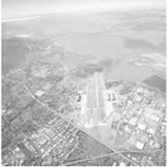
#> input picture lab3/images/img1.png, 168 x 167 px
$ python main.py
#> lines starting #> are read from the running program, lines starting #| are printed output that depends on the picture
### lab3/point_transformations.py
import cv2 as cv
import numpy as np
import matplotlib.pyplot as plt
import os
from typing import Tuple, List, Optional, Union

def check_image_exists(image_path: str) -> bool:
    """
    Checks if an image file exists at the given path.

    Parameters:
        image_path (str): The file path to verify.

    Returns:
        bool: True if the file exists, False otherwise.
    """
    return os.path.exists(image_path)

def negative_transform(image: np.ndarray) -> np.ndarray:
    """
    Applies the negative transformation to the input image.
    Formula: s = L - 1 - r (for 8-bit image, s = 255 - r)

    Parameters:
        image (np.ndarray): The input image.

    Returns:
        np.ndarray: The negative-transformed image.
    """
    return 255 - image

def log_transform(image: np.ndarray) -> np.ndarray:
    """
    Applies the logarithmic transformation to the input image.
    Formula: s = c * log(1 + r)

    Parameters:
        image (np.ndarray): The input image.

    Returns:
        np.ndarray: The log-transformed image (8-bit uint8).
    """
    image_float = np.float32(image)
    max_val = np.max(image_float)
    if max_val == 0:
        return np.zeros_like(image, dtype=np.uint8)

    c = 255.0 / np.log(1.0 + max_val)
    image_log = c * np.log(1.0 + image_float)
    return np.uint8(image_log)

def histogram_equalize(image: np.ndarray) -> Tuple[np.ndarray, np.ndarray, np.ndarray]:
    """
    Performs histogram equalization on the input image.
    If the image is color (BGR), it is first converted to grayscale.

    Parameters:
        image (np.ndarray): The input image.

    Returns:
        Tuple[np.ndarray, np.ndarray, np.ndarray]:
            - hist_before: Histogram before equalization.
            - hist_after: Histogram after equalization.
            - equalized_image: The resulting equalized grayscale image.
    """
    # Convert to grayscale if it is a color image
    if len(image.shape) == 3 and image.shape[2] == 3:
        gray = cv.cvtColor(image, cv.COLOR_BGR2GRAY)
    else:
        gray = image.copy()

    # Calculate histogram before equalization
    hist_before = cv.calcHist([gray], [0], None, [256], [0, 256])

    # Equalize histogram
    equalized_image = cv.equalizeHist(gray)

    # Calculate histogram after equalization
    hist_after = cv.calcHist([equalized_image], [0], None, [256], [0, 256])

    return hist_before, hist_after, equalized_image

def display_images(images: List[Union[np.ndarray, List]], rows: int, cols: int, titles: Optional[List[str]] = None, figsize: Tuple[int, int] = (12, 8), fig_title: Optional[str] = None) -> None:
    """
    Dynamically displays a grid of images and histograms using Matplotlib.
    It automatically detects if an item is a histogram (1D array of 256 values)
    and plots it accordingly, while images are rendered as subplots.

    Parameters:
        images (List): List of images (numpy arrays) or histograms (numpy arrays / list).
        rows (int): Number of rows in the display grid.
        cols (int): Number of columns in the display grid.
        titles (List[str], optional): Titles for each subplot.
        figsize (Tuple[int, int]): Total figure size for the Matplotlib window.
        fig_title (str, optional): Overall title for the figure.
    """
    fig, axes = plt.subplots(rows, cols, figsize=figsize)

    if fig_title:
        fig.suptitle(fig_title, fontsize=14, fontweight='bold')
        try:
            fig.canvas.manager.set_window_title(fig_title)
        except Exception:
            pass

    # Handle single subplot case where axes is not an array
    if rows == 1 and cols == 1:
        axes = np.array([axes])
    else:
        axes = np.array(axes).flatten()

    for i in range(rows * cols):
        if i < len(images):
            item = images[i]
            title = titles[i] if (titles and i < len(titles)) else f"Item {i+1}"
            ax = axes[i]

            # Detect if the item is a histogram
            # Typically a histogram calculated by cv.calcHist has shape (256, 1) or is a 1D array of size 256
            is_hist = False
            if isinstance(item, np.ndarray):
                if item.ndim == 1 and len(item) == 256:
                    is_hist = True
                elif item.ndim == 2 and item.shape[0] == 256 and item.shape[1] == 1:
                    is_hist = True

            if is_hist:
                ax.plot(item, color='crimson', linewidth=1.5)
                ax.set_title(title, fontsize=10, fontweight='bold')
                ax.set_xlabel("Pixel Value", fontsize=8)
                ax.set_ylabel("Frequency", fontsize=8)
                ax.grid(True, linestyle='--', alpha=0.5)
            else:
                # Render as an image
                if isinstance(item, np.ndarray):
                    if len(item.shape) == 3:
                        # OpenCV loads BGR, Matplotlib expects RGB
                        img_rgb = cv.cvtColor(item, cv.COLOR_BGR2RGB)
                        ax.imshow(img_rgb)
                    else:
                        # Grayscale image
                        ax.imshow(item, cmap='gray')
                ax.set_title(title, fontsize=10, fontweight='bold')
                ax.axis('off')
        else:
            # Hide unused subplot axes
            axes[i].axis('off')

    if fig_title:
        plt.tight_layout(rect=[0, 0, 1, 0.93])
    else:
        plt.tight_layout()
    plt.show()

### lab3/main.py
import cv2 as cv
import numpy as np
import point_transformations as pt
def main():
    print("==================================================")
    print("     Assignment 3: Point Transformations Dem      ")
    print("==================================================")

    # 1. Test image path validation
    valid_path = "./images/img1.png"
    invalid_path = "./images/non_existent.png"

    print(f"\n1. Testing image existence checking:")
    print(f"   Checking '{invalid_path}': {'Found' if pt.check_image_exists(invalid_path) else 'Not Found (Correct)'}")
    print(f"   Checking '{valid_path}': {'Found (Correct)' if pt.check_image_exists(valid_path) else 'Not Found'}")

    if not pt.check_image_exists(valid_path):
        print(f"Error: Target image '{valid_path}' could not be found.")
        return

    # Read the image
    image = cv.imread(valid_path)
#> image is the input picture: shape (167, 168, 3); min 92, max 255, mean 197.6

    # 2. Test Negative Transformation
    print("\n2. Applying Negative Transformation...")
    neg_image = pt.negative_transform(image)
#> in negative_transform, `return 255 - image`:
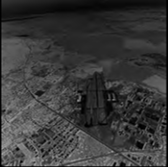
#> returned value: shape (167, 168, 3); min 0, max 163, mean 57.4

    # Display Negative Transform results (1 row, 2 columns)
    print("   Displaying Negative Transform results...")
    pt.display_images(
        images=[image, neg_image],
        rows=1,
        cols=2,
        titles=["Original Image", "Negative Image (255 - r)"],
        figsize=(10, 5),
        fig_title="Negative Transformation"
    )
#> in display_images, `plt.show()`:
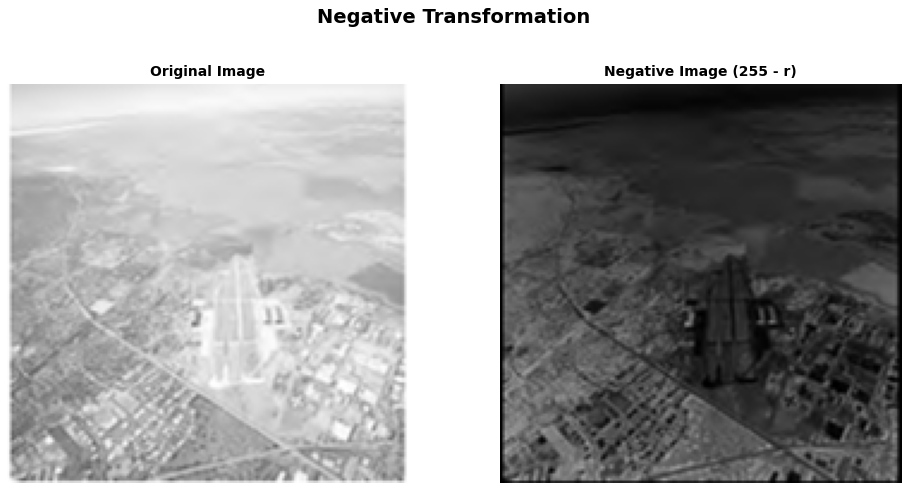
#> figure drawn by matplotlib, 2 panels

    # 3. Test Logarithmic Transformation
    print("\n3. Applying Logarithmic Transformation...")
    log_image = pt.log_transform(image)
#> in log_transform, `max_val = np.max(image_float)`: max_val = 255
#> in log_transform, `c = 255.0 / np.log(1.0 + max_val)`: c = 45.99
#> in log_transform, `image_log = c * np.log(1.0 + image_float)`:
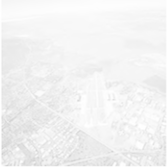
#> image_log: shape (167, 168, 3) float32; min 208.4, max 255, mean 242.8

    # Display Log Transform results (1 row, 2 columns)
    print("   Displaying Logarithmic Transform results...")
    pt.display_images(
        images=[image, log_image],
        rows=1,
        cols=2,
        titles=["Original Image", "Log Image (c * log(1 + r))"],
        figsize=(10, 5),
        fig_title="Logarithmic Transformation "
    )
#> call 2 of display_images, with rows = 1, cols = 2, figsize = (10, 5), fig_title = 'Logarithmic Transformation '
#> in display_images (call 2), `plt.show()`:
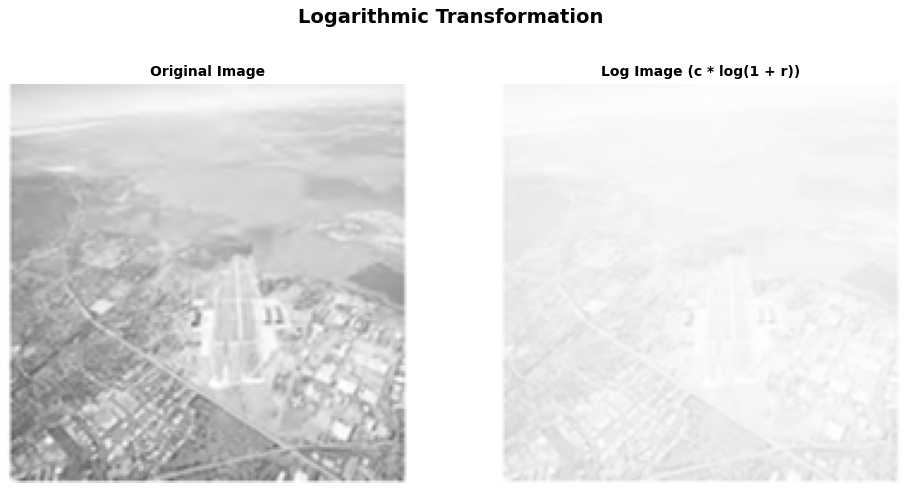
#> figure drawn by matplotlib, 2 panels

    # 4. Test Histogram Equalization
    # For a clear contrast difference, we can use a low-contrast image if one exists,
    # or just use the same image 'img1.png'.
    print("\n4. Applying Histogram Equalization...")
    hist_before, hist_after, eq_image = pt.histogram_equalize(image)
#> in histogram_equalize, `hist_before = cv.calcHist([gray], [0], None, [256], [0, 256])`: hist_before = 256 values, max 700 at index 214, min 0 at index 0, mean 109.6
#> in histogram_equalize, `equalized_image = cv.equalizeHist(gray)`:
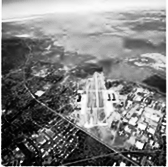
#> equalized_image: shape (167, 168); min 0, max 255, mean 128.9
#> in histogram_equalize, `hist_after = cv.calcHist([equalized_image], [0], None, [256], [0, 256])`: hist_after = 256 values, max 700 at index 177, min 0 at index 21, mean 109.6

    # Get original image as grayscale to correspond to the equalized version
    gray_image = cv.cvtColor(image, cv.COLOR_BGR2GRAY) if len(image.shape) == 3 else image

    # Display Histogram Equalization results (2 rows, 2 columns)
    # Grid order: Original Gray, Original Hist, Equalized Gray, Equalized Hist
    print("   Displaying Histogram Equalization results in a 2x2 grid...")
    pt.display_images(
        images=[gray_image, hist_before, eq_image, hist_after],
        rows=2,
        cols=2,
        titles=[
            "Original Grayscale", "Original Histogram",
            "Equalized Image", "Equalized Histogram"
        ],
        figsize=(12, 10),
        fig_title="Histogram Equalization "
    )
#> call 3 of display_images, with rows = 2, cols = 2, figsize = (12, 10), fig_title = 'Histogram Equalization '
#> in display_images (call 3), `plt.show()`:
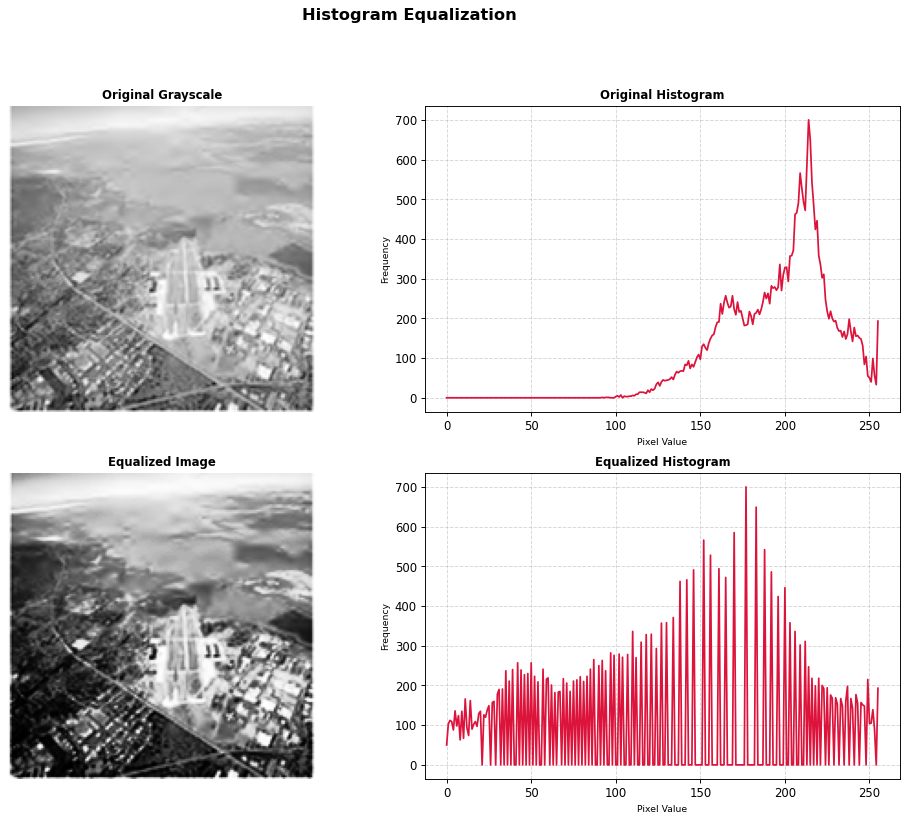
#> figure drawn by matplotlib, 4 panels; panel 2: curve peaks at x = 214, y = 700; panel 4: curve peaks at x = 177, y = 700

    print("\n==================================================")
    print("             Demo Completed Successfully          ")
    print("==================================================")
if __name__ == "__main__":
    main()

$ run again, with lab3/images/img3.png copied over lab3/images/img1.png
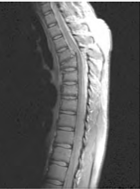
#> input picture lab3/images/img3.png, 140 x 189 px
#> in main, image is the input picture: shape (189, 140, 3); min 10, max 255, mean 94
#> max_val = 255
#> c = 45.99
#> in histogram_equalize, `hist_before = cv.calcHist([gray], [0], None, [256], [0, 256])`: hist_before = 256 values, max 3801 at index 47, min 0 at index 0, mean 103.4
#> in histogram_equalize, `equalized_image = cv.equalizeHist(gray)`:
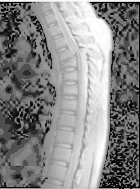
#> equalized_image: shape (189, 140); min 0, max 255, mean 134.4
#> in histogram_equalize, `hist_after = cv.calcHist([equalized_image], [0], None, [256], [0, 256])`: hist_after = 256 values, max 3801 at index 79, min 0 at index 7, mean 103.4
#> in display_images (call 3), `plt.show()`:
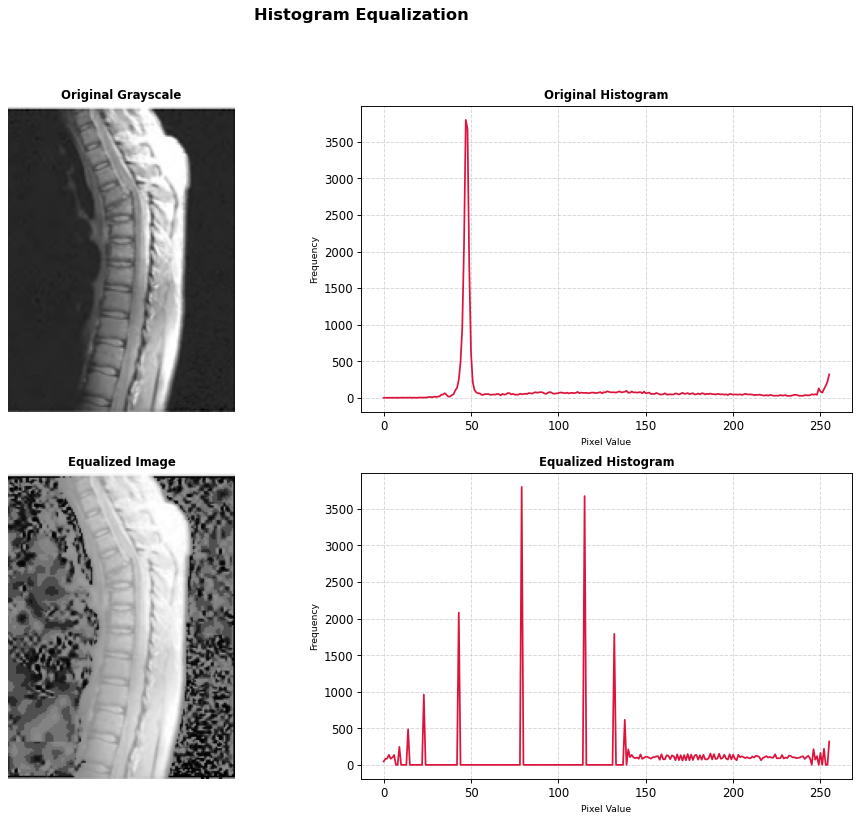
#> figure drawn by matplotlib, 4 panels; panel 2: curve peaks at x = 47, y = 3801; panel 4: curve peaks at x = 79, y = 3801

$ run again, with lab3/images/img4.png copied over lab3/images/img1.png
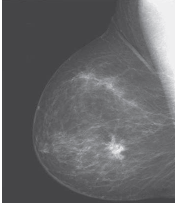
#> input picture lab3/images/img4.png, 175 x 203 px
#> in main, image is the input picture: shape (203, 175, 3); mean B, G, R 104.5, 102.5, 102.2
#> max_val = 255
#> c = 45.99
#> in histogram_equalize, `hist_before = cv.calcHist([gray], [0], None, [256], [0, 256])`: hist_before = 256 values, max 11246 at index 69, min 0 at index 0, mean 138.8
#> in histogram_equalize, `equalized_image = cv.equalizeHist(gray)`:
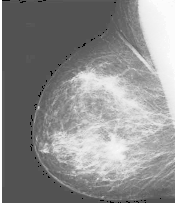
#> equalized_image: shape (203, 175); min 0, max 255, mean 141.2
#> in histogram_equalize, `hist_after = cv.calcHist([equalized_image], [0], None, [256], [0, 256])`: hist_after = 256 values, max 11246 at index 82, min 0 at index 2, mean 138.8
#> in display_images (call 3), `plt.show()`:
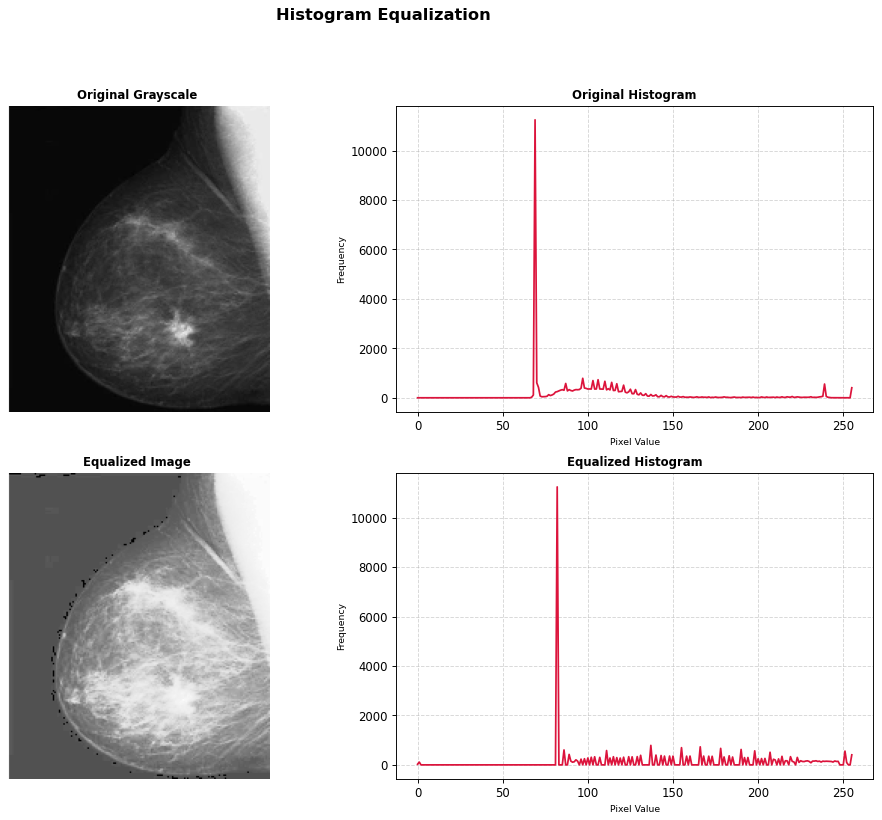
#> figure drawn by matplotlib, 4 panels; panel 2: curve peaks at x = 69, y = 11246; panel 4: curve peaks at x = 82, y = 11246
